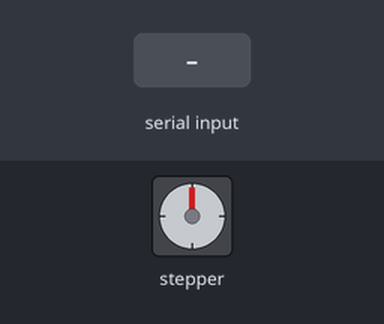
Simulated run of this sketch. Board: Arduino Uno, built with avr-gcc and run on an emulated ATmega328P. On the bench: stepper motor. Wiring (inferred from the names in the program): stepper motor driver (200 steps per turn assumed): step pin 3; direction pin 2; enable pin 8. The test bench sets the inputs (shaded band).

Above: at 1.2 s.
1.3 s: "CW,150\n" received over the second serial link
At 2.6 s:
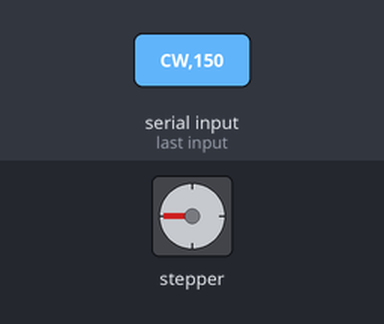
3.1 s: "90,45\n" received over the second serial link
At 3.4 s:
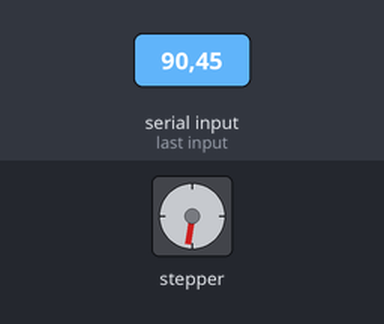
4.6 s: "CW,150\n" received over the second serial link
At 6.1 s:
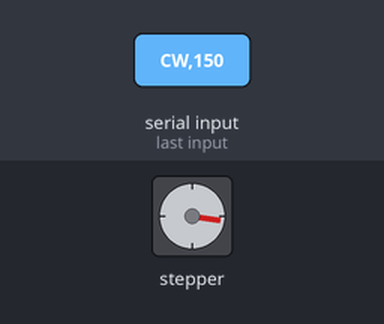
6.4 s: "CW,1\n" received over the second serial link
At 7.5 s:
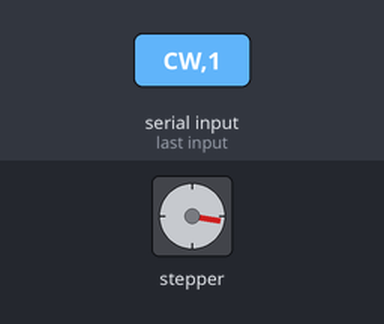
Timing chart, 0 to 8.9 s (numbered marks = the images above; inputs shaded):
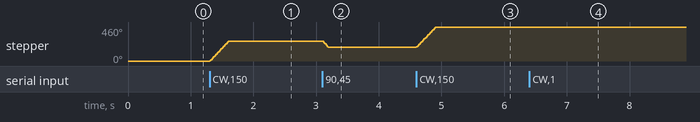

The sketch:

bluetooth.ino
```cpp
#include <SoftwareSerial.h>

SoftwareSerial bluetooth(4, 5);  // 5번 핀: 블루투스 RX, 4번 핀: 블루투스 TX.

const int dirPin = 2;
const int stepPin = 3;
const int enablePin = 8;   // ENABLE 핀 (모터 드라이버 활성화/비활성화)

String lastInput = "";  // 마지막 입력 명령 저장 변수

void setup() {
  pinMode(stepPin, OUTPUT);
  pinMode(dirPin, OUTPUT);
  pinMode(enablePin, OUTPUT);  // ENABLE 핀 출력 모드 설정

  // 모터 초기 상태 설정 (모터 정지)
  digitalWrite(enablePin, HIGH);  // 초기 상태: 모터 드라이버 비활성화
  digitalWrite(stepPin, LOW);
  digitalWrite(dirPin, LOW);

  bluetooth.begin(9600);   // 블루투스 시리얼 시작
}

void loop() {
  if (bluetooth.available() > 0) {
    String input = bluetooth.readStringUntil('\n');
    input.trim();  // 공백 제거

    int commaIndex = input.indexOf(',');
    if (commaIndex > 0) {
      String direction = input.substring(0, commaIndex);
      int steps = input.substring(commaIndex + 1).toInt();

      if (steps > 0) {
        digitalWrite(enablePin, LOW);  // 모터 드라이버 활성화
        rotateMotor(steps, direction);
        bluetooth.println("모터가 " + String(steps) + " 스텝 회전했습니다.");
        digitalWrite(enablePin, HIGH);  // 모터 드라이버 비활성화
      } else {
        bluetooth.println("유효하지 않은 스텝 수입니다.");
      }
    } else {
      bluetooth.println("유효하지 않은 입력 형식입니다.");  // 쉼표가 없을 경우 오류 메시지
    }

    bluetooth.flush();
    delay(500);
  }
}

// 모터 회전 함수
void rotateMotor(int steps, String direction) {
  digitalWrite(dirPin, direction == "CW" ? HIGH : LOW);

  for (int i = 0; i < steps; i++) {
    digitalWrite(stepPin, HIGH);
    delayMicroseconds(1000);  // 펄스 유지 시간
    digitalWrite(stepPin, LOW);
    delayMicroseconds(1000);  // 펄스 간 간격
  }
  delay(500);  // 모터 회전 후 2초 대기
}
```

Measured:
- after the input at 1.3 s, stepper: turns 270° clockwise in 0.30 s, starting at once
- after the input at 3.1 s, stepper: turns 81° counter-clockwise, starting at once
- after the input at 4.6 s, stepper: turns 270° clockwise in 0.30 s, starting at once
